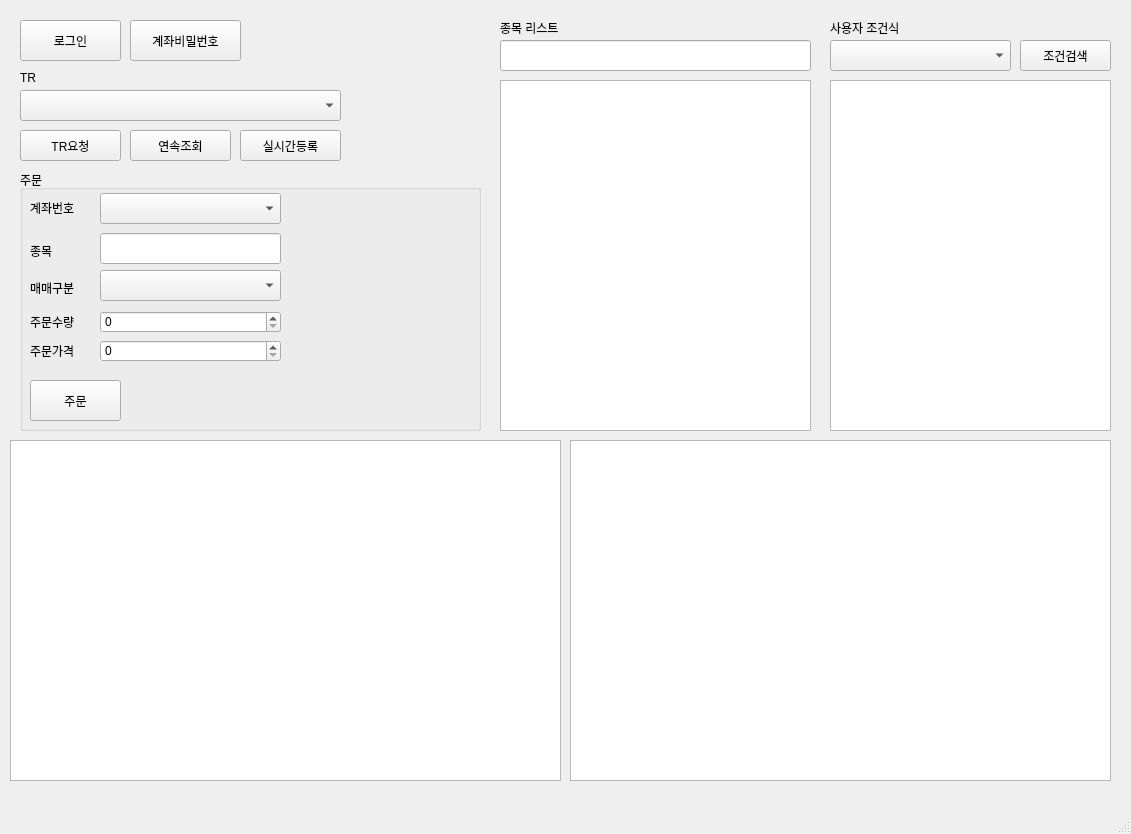
<?xml version="1.0" encoding="UTF-8"?>
<ui version="4.0">
 <class>MainWindow</class>
 <widget class="QMainWindow" name="MainWindow">
  <property name="geometry">
   <rect>
    <x>0</x>
    <y>0</y>
    <width>1131</width>
    <height>834</height>
   </rect>
  </property>
  <property name="windowTitle">
   <string>MainWindow</string>
  </property>
  <widget class="QWidget" name="centralwidget">
   <widget class="QPushButton" name="loginButton">
    <property name="geometry">
     <rect>
      <x>20</x>
      <y>20</y>
      <width>101</width>
      <height>41</height>
     </rect>
    </property>
    <property name="text">
     <string>로그인</string>
    </property>
   </widget>
   <widget class="QPushButton" name="requestTrButton">
    <property name="geometry">
     <rect>
      <x>20</x>
      <y>130</y>
      <width>101</width>
      <height>31</height>
     </rect>
    </property>
    <property name="text">
     <string>TR요청</string>
    </property>
   </widget>
   <widget class="QListView" name="logListView">
    <property name="geometry">
     <rect>
      <x>10</x>
      <y>440</y>
      <width>551</width>
      <height>341</height>
     </rect>
    </property>
   </widget>
   <widget class="QComboBox" name="conditionComboBox">
    <property name="geometry">
     <rect>
      <x>830</x>
      <y>40</y>
      <width>181</width>
      <height>31</height>
     </rect>
    </property>
   </widget>
   <widget class="QLabel" name="label">
    <property name="geometry">
     <rect>
      <x>830</x>
      <y>20</y>
      <width>101</width>
      <height>16</height>
     </rect>
    </property>
    <property name="text">
     <string>사용자 조건식</string>
    </property>
   </widget>
   <widget class="QListView" name="listView_2">
    <property name="geometry">
     <rect>
      <x>830</x>
      <y>80</y>
      <width>281</width>
      <height>351</height>
     </rect>
    </property>
   </widget>
   <widget class="QPushButton" name="monitoringButton">
    <property name="geometry">
     <rect>
      <x>1020</x>
      <y>40</y>
      <width>91</width>
      <height>31</height>
     </rect>
    </property>
    <property name="text">
     <string>조건검색</string>
    </property>
   </widget>
   <widget class="QListView" name="realDataListView">
    <property name="geometry">
     <rect>
      <x>570</x>
      <y>440</y>
      <width>541</width>
      <height>341</height>
     </rect>
    </property>
   </widget>
   <widget class="QPushButton" name="accountWindowButton">
    <property name="geometry">
     <rect>
      <x>130</x>
      <y>20</y>
      <width>111</width>
      <height>41</height>
     </rect>
    </property>
    <property name="text">
     <string>계좌비밀번호</string>
    </property>
   </widget>
   <widget class="QComboBox" name="trComboBox">
    <property name="geometry">
     <rect>
      <x>20</x>
      <y>90</y>
      <width>321</width>
      <height>31</height>
     </rect>
    </property>
   </widget>
   <widget class="QLabel" name="label_3">
    <property name="geometry">
     <rect>
      <x>20</x>
      <y>70</y>
      <width>101</width>
      <height>16</height>
     </rect>
    </property>
    <property name="text">
     <string>TR</string>
    </property>
   </widget>
   <widget class="QPushButton" name="continuousTrButton">
    <property name="geometry">
     <rect>
      <x>130</x>
      <y>130</y>
      <width>101</width>
      <height>31</height>
     </rect>
    </property>
    <property name="text">
     <string>연속조회</string>
    </property>
   </widget>
   <widget class="QLabel" name="label_4">
    <property name="geometry">
     <rect>
      <x>500</x>
      <y>20</y>
      <width>101</width>
      <height>16</height>
     </rect>
    </property>
    <property name="text">
     <string>종목 리스트</string>
    </property>
   </widget>
   <widget class="QLineEdit" name="lineEdit">
    <property name="geometry">
     <rect>
      <x>500</x>
      <y>40</y>
      <width>311</width>
      <height>31</height>
     </rect>
    </property>
   </widget>
   <widget class="QListView" name="stockItemListView">
    <property name="geometry">
     <rect>
      <x>500</x>
      <y>80</y>
      <width>311</width>
      <height>351</height>
     </rect>
    </property>
   </widget>
   <widget class="QPushButton" name="setRealButton">
    <property name="geometry">
     <rect>
      <x>240</x>
      <y>130</y>
      <width>101</width>
      <height>31</height>
     </rect>
    </property>
    <property name="text">
     <string>실시간등록</string>
    </property>
   </widget>
   <widget class="QGroupBox" name="groupBox">
    <property name="geometry">
     <rect>
      <x>20</x>
      <y>170</y>
      <width>461</width>
      <height>261</height>
     </rect>
    </property>
    <property name="title">
     <string>주문</string>
    </property>
    <widget class="QComboBox" name="accountComboBox">
     <property name="geometry">
      <rect>
       <x>80</x>
       <y>23</y>
       <width>181</width>
       <height>31</height>
      </rect>
     </property>
    </widget>
    <widget class="QLabel" name="label_2">
     <property name="geometry">
      <rect>
       <x>10</x>
       <y>30</y>
       <width>61</width>
       <height>16</height>
      </rect>
     </property>
     <property name="text">
      <string>계좌번호</string>
     </property>
    </widget>
    <widget class="QLabel" name="label_5">
     <property name="geometry">
      <rect>
       <x>10</x>
       <y>73</y>
       <width>61</width>
       <height>16</height>
      </rect>
     </property>
     <property name="text">
      <string>종목</string>
     </property>
    </widget>
    <widget class="QLineEdit" name="orderItemEdit">
     <property name="geometry">
      <rect>
       <x>80</x>
       <y>63</y>
       <width>181</width>
       <height>31</height>
      </rect>
     </property>
     <property name="readOnly">
      <bool>true</bool>
     </property>
    </widget>
    <widget class="QLabel" name="orderItemTextLabel">
     <property name="geometry">
      <rect>
       <x>270</x>
       <y>70</y>
       <width>81</width>
       <height>21</height>
      </rect>
     </property>
     <property name="text">
      <string/>
     </property>
    </widget>
    <widget class="QPushButton" name="orderButton">
     <property name="geometry">
      <rect>
       <x>10</x>
       <y>210</y>
       <width>91</width>
       <height>41</height>
      </rect>
     </property>
     <property name="text">
      <string>주문</string>
     </property>
    </widget>
    <widget class="QLabel" name="label_6">
     <property name="geometry">
      <rect>
       <x>10</x>
       <y>110</y>
       <width>61</width>
       <height>16</height>
      </rect>
     </property>
     <property name="text">
      <string>매매구분</string>
     </property>
    </widget>
    <widget class="QSpinBox" name="spinBox">
     <property name="geometry">
      <rect>
       <x>80</x>
       <y>141</y>
       <width>181</width>
       <height>22</height>
      </rect>
     </property>
     <property name="maximum">
      <number>1000</number>
     </property>
    </widget>
    <widget class="QComboBox" name="orderPoisitionComboBox">
     <property name="geometry">
      <rect>
       <x>80</x>
       <y>100</y>
       <width>181</width>
       <height>31</height>
      </rect>
     </property>
     <property name="currentText">
      <string/>
     </property>
     <property name="currentIndex">
      <number>-1</number>
     </property>
    </widget>
    <widget class="QLabel" name="label_7">
     <property name="geometry">
      <rect>
       <x>10</x>
       <y>144</y>
       <width>61</width>
       <height>16</height>
      </rect>
     </property>
     <property name="text">
      <string>주문수량</string>
     </property>
    </widget>
    <widget class="QLabel" name="label_8">
     <property name="geometry">
      <rect>
       <x>10</x>
       <y>173</y>
       <width>61</width>
       <height>16</height>
      </rect>
     </property>
     <property name="text">
      <string>주문가격</string>
     </property>
    </widget>
    <widget class="QSpinBox" name="spinBox_2">
     <property name="geometry">
      <rect>
       <x>80</x>
       <y>170</y>
       <width>181</width>
       <height>22</height>
      </rect>
     </property>
     <property name="maximum">
      <number>3000000</number>
     </property>
    </widget>
   </widget>
  </widget>
  <widget class="QMenuBar" name="menubar">
   <property name="geometry">
    <rect>
     <x>0</x>
     <y>0</y>
     <width>1131</width>
     <height>26</height>
    </rect>
   </property>
  </widget>
  <widget class="QStatusBar" name="statusbar"/>
 </widget>
 <resources/>
 <connections/>
</ui>
